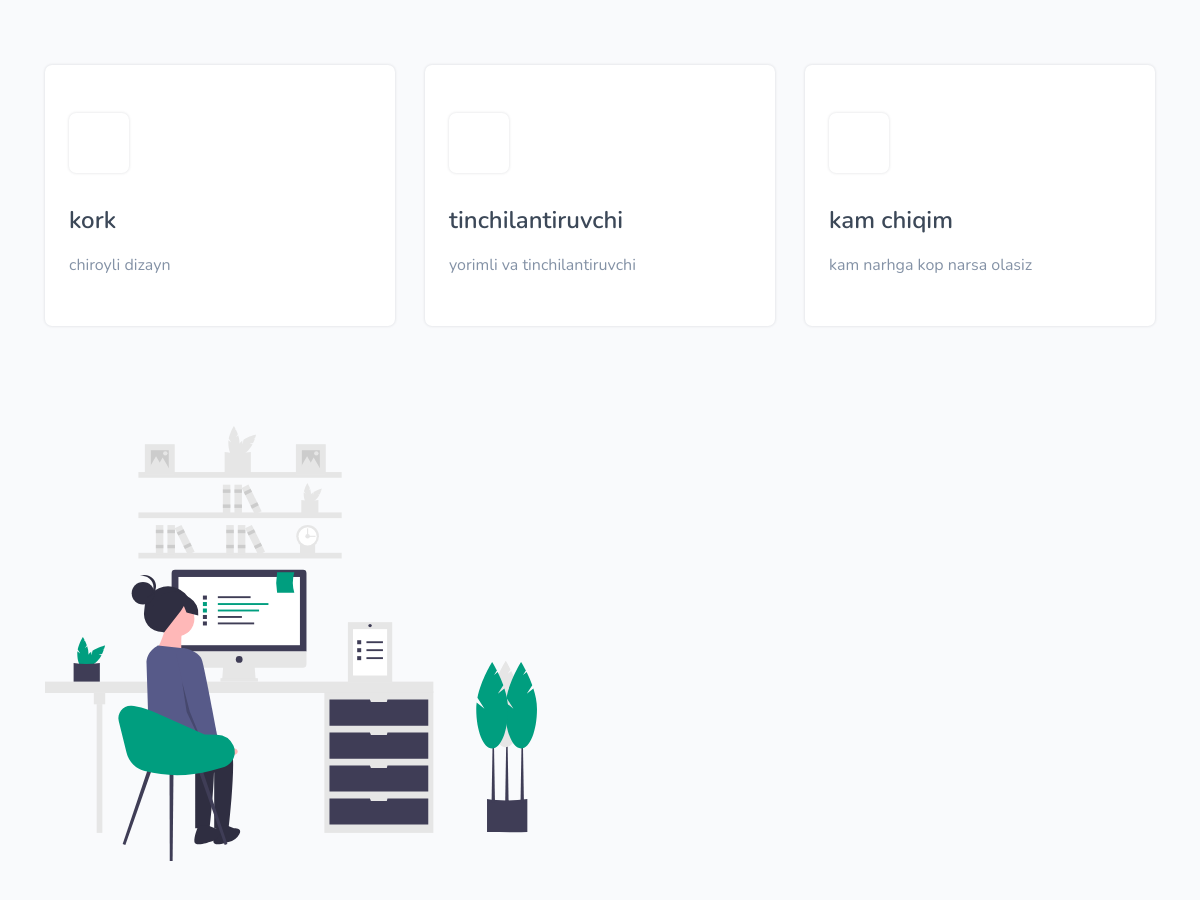
The app's page / (middle part), older data.
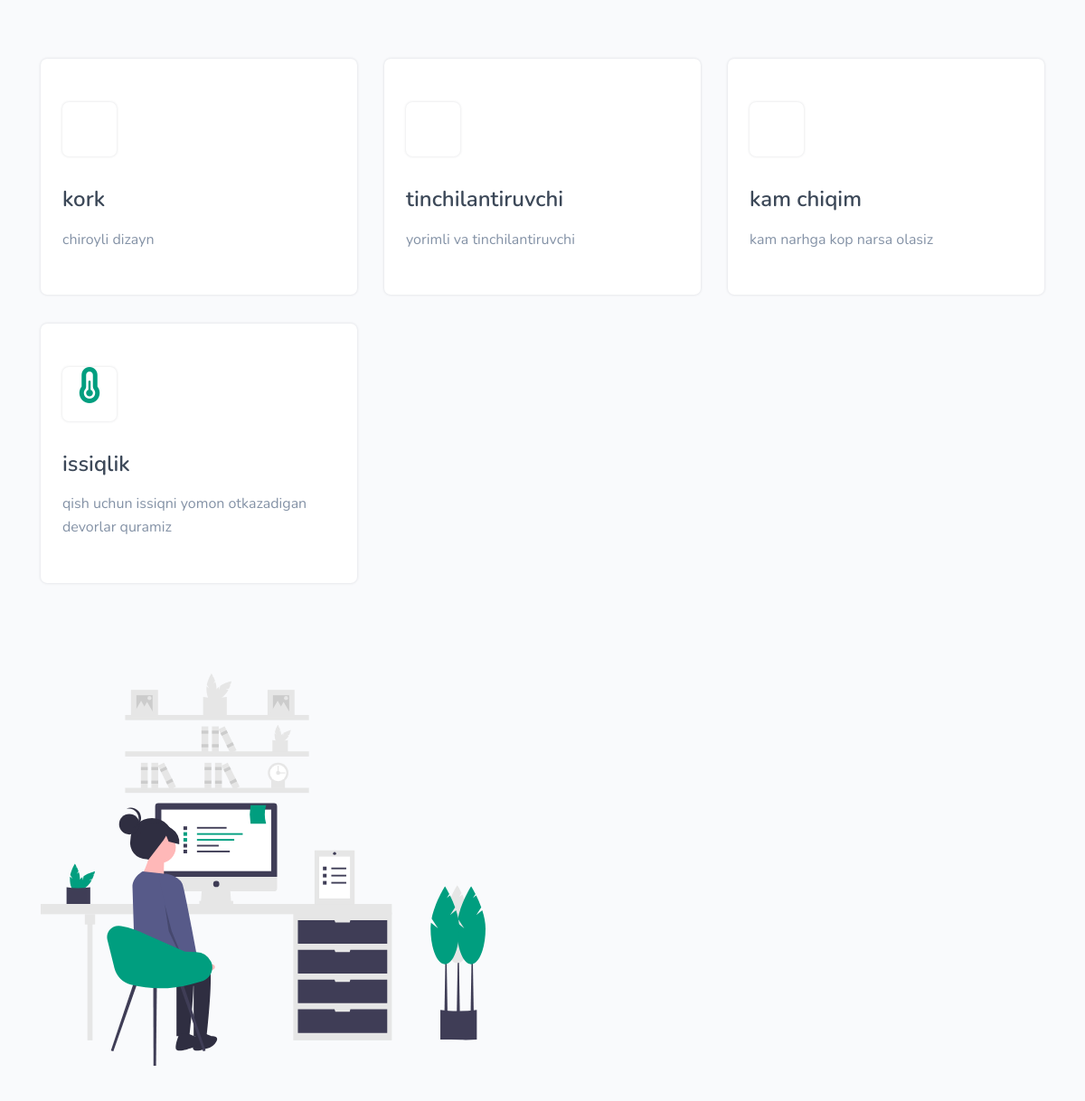
The same page, newer data.
### main/models.py (models this page shows)
class Cell(models.Model):
    icon = models.TextField()
    title = models.CharField(max_length=244)
    info = models.TextField()

### main/views.py (the view)
# urls.py: path('', views.index, name='index'),
def index(request):
    banner = models.Banner.objects.last()
    info = models.Info.objects.last()
    cell = models.Cell.objects.all()
    link = models.Link.objects.last()
    context = {
        'banner':banner,
        'info':info,
        'cell':cell,
        'link':link,
    }
    return render(request, 'main/index.html', context)

### templates/main/index.html (shortened to what this page needs)
<!DOCTYPE html>
    <html lang="en">
        {% load static %}
    <head>
        <link href="{% static 'main/css/bootstrap.min.css' %}" rel="stylesheet" type="text/css" />
        <link href="{% static 'main/css/materialdesignicons.min.css' %}" rel="stylesheet" type="text/css" />
        <link rel="stylesheet" href="https://unicons.iconscout.com/release/v2.1.5/css/unicons.css" />
        <link rel="stylesheet" type="text/css" href="css/pe-icon-7.css">
        <link href="{% static 'main/css/magnific-popup.css' %}" rel="stylesheet" type="text/css" />
        <link href="{% static 'main/css/style.css' %}" rel="stylesheet" type="text/css" />
        <link href="{% static 'main/css/colors/default.css' %}" rel="stylesheet" id="color-opt">
    </head>
    <body>
        <section class="section bg-light" id="service">
            <div class="container">
                <div class="row justify-content-center">
                    <div class="col-12">
                        <div class="section-title text-center mb-4 pb-2">
                        </div>
                    </div>
                </div>
                <div class="row">
                    {% for cel in cell %}
                    <div class="col-lg-4 col-md-6 col-12 mt-4 pt-2">
                        <div class="card service-wrapper rounded border-0 shadow px-4 py-5">
                            <div class="icon text-center text-primary h1 shadow rounded bg-white">
                                <i class="{{cel.icon}}"></i>
                            </div>
                            <div class="content mt-4">
                                <h5 class="title">{{ cel.title }}</h5>
                                <p class="text-muted mt-3 mb-0">{{ cel.info }}</p>
                            </div>
                        </div>
                    </div>
                    {% endfor %}
                </div>
            </div>
            <div class="container mt-100 mt-60">
                <div class="row align-items-center">
                    <div class="col-lg-6 col-md-6">
                        <div class="mr-lg-5">
                            <img src="images/features/svg-1.svg" class="img-fluid" alt="">
                        </div>
                    </div>
                </div>
            </div>
        </section>
    </body>
</html>

Row changes from the older to the newer data that the page shows:
added Cell: title "issiqlik", info "qish uchun issiqni yomon otkazadigan devorlar quramiz"
